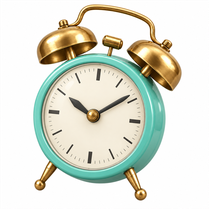
#> input picture design/battle-mock/src/clock_color.png, 209 x 209 px, shrunk from 1024 x 1024 before the run, given as the content of the folder ../../design/battle-mock/src/clock_color.png, which was not available
$ python svg_pixelize.py ../../design/battle-mock/src/clock_color.png ../../design/battle-mock/src/phone.png
#> lines starting #> are read from the running program, lines starting #| are printed output that depends on the picture; pictures that were not available may be replaced by others from this repository, and a replacement may not be noted
"""Vote the SVG doll's 8x frames (design/y2k-preview, composition DollSvg*) back down to sprite pixels.

    python tools/doll/svg_pixelize.py <frames_dir> <out_dir> [--scale 8] [--palette <sheet.png>]

Each SCALE x SCALE block becomes one pixel: clear unless most of it is covered, else the commonest palette colour
among its covered pixels (the vector edges are anti-aliased; the pixel layers inside are already exact). The figure's
outer rim is redrawn in the ink. Writes <out_dir>/sheet.png with the frames side by side, a gap between them, and
pieces.json, the same shape as a tools/doll/pixelparts.py cut, so tools/doll/assemble.py takes it as a strip.
"""
import json, sys
from pathlib import Path

import numpy as np
from PIL import Image

INK = np.array([0x1F, 0x2A, 0x4A])


def main():
    src, out = Path(sys.argv[1]), Path(sys.argv[2])
    args = sys.argv[3:]
    S = int(args[args.index('--scale') + 1]) if '--scale' in args else 8
    files = sorted(src.glob('*.png'), key=lambda p: int(''.join(ch for ch in p.stem if ch.isdigit()) or 0))
    frames = [np.array(Image.open(f).convert('RGBA')) for f in files]
#> frames = 1 item
    if '--palette' in args:
        ref = np.array(Image.open(args[args.index('--palette') + 1]).convert('RGBA'))
        pal = np.unique(ref[ref[..., 3] > 0][:, :3], axis=0).astype(np.int32)
    else:
        pal = np.zeros((0, 3), np.int32)
    # the vector shapes' own colours join the palette (their flat, fully covered pixels)
    solid = np.concatenate([f[f[..., 3] == 255][:, :3] for f in frames]).astype(np.int32)
    u, cnt = np.unique(solid, axis=0, return_counts=True)
#> cnt = 11046 values, max 19761 at index 10844, min 1 at index 0, mean 3.88
    pal = np.unique(np.concatenate([pal, u[cnt > 200], INK[None]]), axis=0)
#> pal = [[31, 42, 74], [243, 235, 217], [244, 236, 218], [244, 236, 219], [245, 237, 220], [253, 253, 253], [254, 253, 253], [254, 254, 254], [255, 254, 254], [255, 255, 255]]
    cells = []
    for f in frames:
        H, W = f.shape[0] // S, f.shape[1] // S
        blk = f[:H * S, :W * S].reshape(H, S, W, S, 4).transpose(0, 2, 1, 3, 4).reshape(H, W, S * S, 4)
        cover = (blk[..., 3] > 128).sum(-1) > S * S // 2
        rgb = blk[..., :3].astype(np.int32)
        idx = ((rgb[..., None, :] - pal[None, None, None]) ** 2).sum(-1).argmin(-1)          # (H, W, S*S)
        idx = np.where(blk[..., 3] > 128, idx, -1)
        out_c = np.zeros((H, W, 4), np.uint8)
        for y, x in zip(*np.where(cover)):
            v = idx[y, x][idx[y, x] >= 0]
            out_c[y, x, :3] = pal[np.bincount(v).argmax()]
            out_c[y, x, 3] = 255
        pad = np.pad(cover, 1)
        rim = cover & ~(pad[:-2, 1:-1] & pad[2:, 1:-1] & pad[1:-1, :-2] & pad[1:-1, 2:])
        out_c[rim, :3] = INK
        cells.append(out_c)
#> this loop made 1 pass
#> (H, W) on pass 1: (26, 26)
#> pass 1, in main, `pad = np.pad(cover, 1)`:
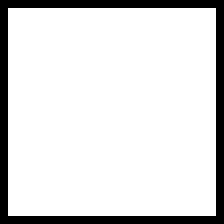
#> pad: shape (28, 28) bool (shown 8 times larger); 86.2% white; black in thin lines or dots
#> pass 1, in main, `rim = cover & ~(pad[:-2, 1:-1] & pad[2:, 1:-1] & pad[1:-1, :-2] & pad[..`:
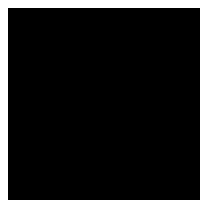
#> rim: shape (26, 26) bool (shown 8 times larger); 14.8% white in thin lines or dots
#> after the loop:
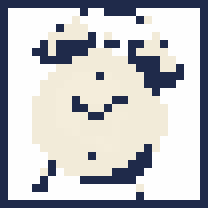
#> out_c: shape (26, 26, 4) (shown 8 times larger); mean of channels 0, 1, 2, 3 190.9, 191.3, 194.2, 255; drawn as R, G, B
#> after the loop, cells = 1 item
    # side by side, cropped to the figure, 4 px apart
    crops = []
    for c in cells:
        ys, xs = np.where(c[..., 3] > 0)
        crops.append(c[:, xs.min():xs.max() + 1])
#> this loop made 1 pass
#> after the loop, crops = 1 item
    Wt = sum(c.shape[1] + 4 for c in crops)
#> Wt = 30
    sheet = np.zeros((cells[0].shape[0], Wt, 4), np.uint8)
    pieces, x = [], 0
    for k, c in enumerate(crops, 1):
        sheet[:, x:x + c.shape[1]] = c
        ys = np.where(c[..., 3].any(1))[0]
        pieces.append({'n': k, 'box': [x, int(ys[0]), c.shape[1], int(ys[-1] - ys[0] + 1)], 'px': int((c[..., 3] > 0).sum())})
        x += c.shape[1] + 4
#> this loop made 1 pass
#> (k, x) on pass 1: (1, 30)
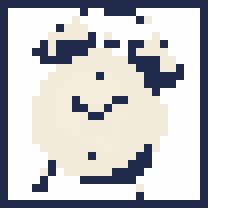
#> sheet: shape (26, 30, 4) (shown 8 times larger); mean of channels 0, 1, 2, 3 165.5, 165.8, 168.3, 221; transparent parts drawn white
#> after the loop, pieces = 1 item; x = 30
    out.mkdir(parents=True, exist_ok=True)
    Image.fromarray(sheet, 'RGBA').save(out / 'sheet.png')
    (out / 'pieces.json').write_text(json.dumps({'cell': S, 'size': [Wt, sheet.shape[0]], 'pieces': pieces}, indent=1))
    print(f'{len(cells)} frames -> {out} ({len(pal)} palette colours)')
#| 1 frames -> ../../design/battle-mock/src/phone.png (10 palette colours)


if __name__ == '__main__':
    main()
